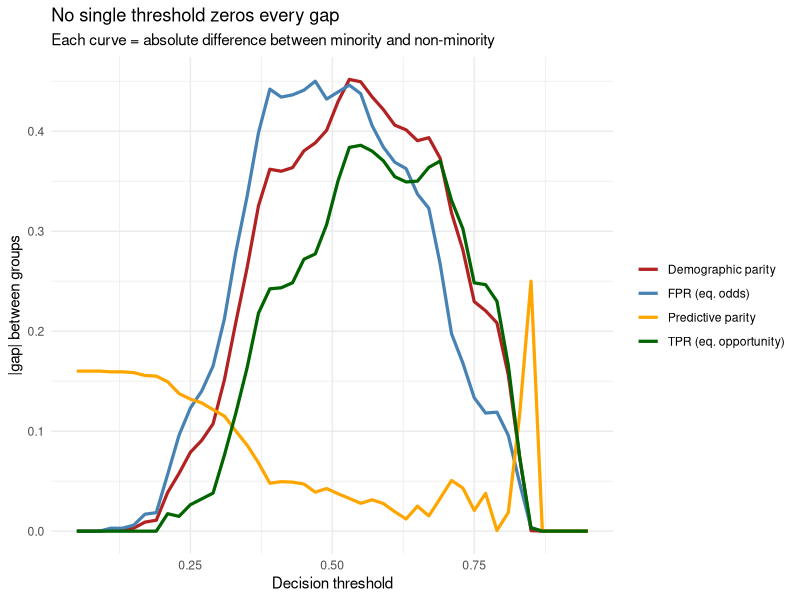
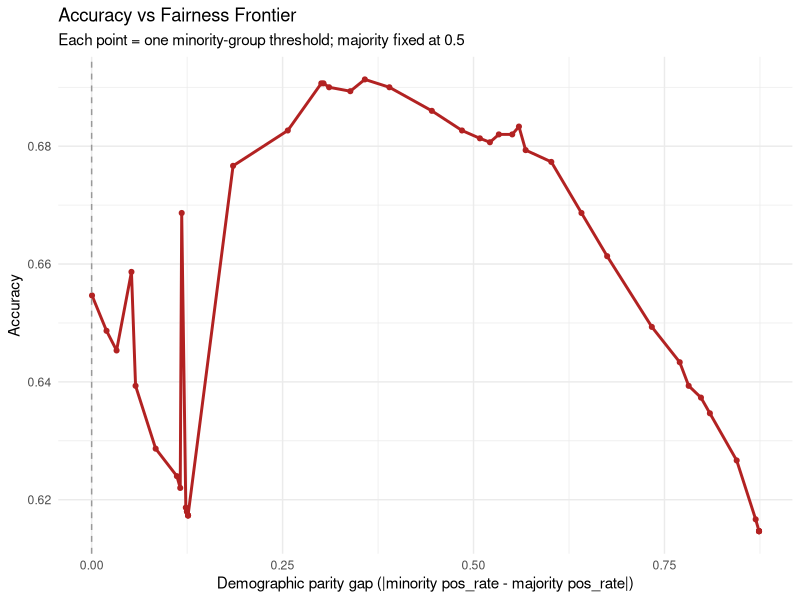

These figures' R source, in order:
# =============================================================================
# Module 11: Fairness Frameworks & Metrics
# Application: Three Fairness Criteria Walk Into a Dispatch System
# =============================================================================
#
# We reuse the driver-acceptance scenario from Modules 2 and 3. The model is
# fit without using race; the audit from Module 3 already showed the model
# discriminates anyway. This module asks: which formal definition of "fair"
# should we adopt — and what does each one cost?

library(tidyverse)

# =============================================================================
# PART 1: Rebuild the data and model from Modules 2-3
# =============================================================================

set.seed(2024)
n <- 5000

neighborhoods <- tibble(
  neighborhood   = c("Downtown", "Midtown", "Eastside", "Southside"),
  base_accept    = c(0.85, 0.78, 0.55, 0.40),
  pct_minority   = c(0.20, 0.35, 0.70, 0.85)
)

requests <- tibble(
  request_id = 1:n,
  neighborhood = sample(
    neighborhoods$neighborhood, n, replace = TRUE,
    prob = c(0.35, 0.30, 0.20, 0.15)
  )
) |>
  left_join(neighborhoods, by = "neighborhood") |>
  mutate(
    hour = sample(0:23, n, replace = TRUE),
    is_night = as.integer(hour >= 22 | hour <= 5),
    trip_distance_mi = pmax(rlnorm(n, meanlog = 1.2, sdlog = 0.6), 0.3),
    rider_rating = pmin(pmax(rnorm(n, mean = 4.7, sd = 0.4), 1), 5),
    logit_p = qlogis(base_accept) - 0.6 * is_night -
              0.15 * abs(trip_distance_mi - 4) +
              0.5 * (rider_rating - 4.7),
    accepted = rbinom(n, 1, plogis(logit_p)),
    is_minority = rbinom(n, 1, pct_minority)
  )

set.seed(123)
train_idx <- sample(1:n, 0.7 * n)
train <- requests[train_idx, ]
test  <- requests[-train_idx, ]

# Race-blind logistic regression
fit <- glm(accepted ~ neighborhood + is_night + trip_distance_mi + rider_rating,
           data = train, family = binomial)

test$pred_prob <- predict(fit, test, type = "response")
test$pred_class <- as.integer(test$pred_prob >= 0.5)


# =============================================================================
# PART 2: Compute the three fairness criteria
# =============================================================================

# A small helper that returns all the metrics we need per group
group_metrics <- function(df, threshold = 0.5) {
  df |>
    mutate(pred = as.integer(pred_prob >= threshold)) |>
    group_by(is_minority) |>
    summarise(
      n           = n(),
      base_rate   = mean(accepted),                              # P(Y=1 | A)
      pos_rate    = mean(pred),                                  # P(Yhat=1 | A)
      tpr         = sum(pred == 1 & accepted == 1) / sum(accepted == 1),
      fpr         = sum(pred == 1 & accepted == 0) / sum(accepted == 0),
      precision   = sum(pred == 1 & accepted == 1) / max(sum(pred == 1), 1),
      .groups = "drop"
    )
}

cat("\n--- Per-group metrics at threshold 0.5 ---\n")
m <- group_metrics(test, 0.5)
print(m)

# Demographic parity:  pos_rate equal across groups
# Equalized odds:      tpr AND fpr equal across groups
# Predictive parity:   precision equal across groups

cat("\n--- Fairness gaps at threshold 0.5 ---\n")
cat(sprintf("  Demographic parity gap (pos_rate):  %.3f\n",
            diff(m$pos_rate)))
cat(sprintf("  Equalized odds gap (TPR):           %.3f\n",
            diff(m$tpr)))
cat(sprintf("  Equalized odds gap (FPR):           %.3f\n",
            diff(m$fpr)))
cat(sprintf("  Predictive parity gap (precision):  %.3f\n",
            diff(m$precision)))


# =============================================================================
# PART 3: The impossibility result, empirically
# =============================================================================
#
# Sweep thresholds, compute every metric, and look at the gaps. We will see
# that no single threshold zeroes all three gaps simultaneously.

thresholds <- seq(0.05, 0.95, by = 0.02)

sweep <- map_dfr(thresholds, function(t) {
  g <- group_metrics(test, t)
  tibble(
    threshold        = t,
    dp_gap   = abs(diff(g$pos_rate)),
    tpr_gap  = abs(diff(g$tpr)),
    fpr_gap  = abs(diff(g$fpr)),
    prec_gap = abs(diff(g$precision)),
    accuracy = mean((test$pred_prob >= t) == test$accepted)
  )
})

cat("\n--- Best (closest-to-zero gap) thresholds for each criterion ---\n")
cat(sprintf("  Demographic parity (min |dp_gap|):    threshold = %.2f\n",
            sweep$threshold[which.min(sweep$dp_gap)]))
cat(sprintf("  Equalized TPR     (min |tpr_gap|):    threshold = %.2f\n",
            sweep$threshold[which.min(sweep$tpr_gap)]))
cat(sprintf("  Predictive parity (min |prec_gap|):   threshold = %.2f\n",
            sweep$threshold[which.min(sweep$prec_gap)]))

# Plot all the gaps as a function of threshold
sweep |>
  pivot_longer(c(dp_gap, tpr_gap, fpr_gap, prec_gap),
               names_to = "criterion", values_to = "gap") |>
  ggplot(aes(threshold, gap, color = criterion)) +
  geom_line(linewidth = 1.1) +
  scale_color_manual(values = c(
    dp_gap   = "firebrick",
    tpr_gap  = "darkgreen",
    fpr_gap  = "steelblue",
    prec_gap = "orange"
  ),
  labels = c(
    dp_gap   = "Demographic parity",
    fpr_gap  = "FPR (eq. odds)",
    prec_gap = "Predictive parity",
    tpr_gap  = "TPR (eq. opportunity)"
  )) +
  labs(title = "No single threshold zeros every gap",
       subtitle = "Each curve = absolute difference between minority and non-minority",
       x = "Decision threshold",
       y = "|gap| between groups",
       color = NULL) +
  theme_minimal()


# =============================================================================
# PART 4: Post-processing fix — group-specific thresholds for demographic parity
# =============================================================================
#
# Pick a different threshold for each group so the predicted positive rate
# matches across groups. Then measure what happens to accuracy and to the
# OTHER fairness criteria.

target_pos_rate <- mean(test$pred_class)  # the model's overall positive rate

# For each group, find the threshold that yields the target positive rate
threshold_for_group <- function(group_df, target) {
  ts <- seq(0, 1, by = 0.001)
  pos_rates <- sapply(ts, \(t) mean(group_df$pred_prob >= t))
  ts[which.min(abs(pos_rates - target))]
}

t_majority <- threshold_for_group(filter(test, is_minority == 0), target_pos_rate)
t_minority <- threshold_for_group(filter(test, is_minority == 1), target_pos_rate)

cat("\n--- Post-processing: per-group thresholds for demographic parity ---\n")
cat(sprintf("  Majority threshold: %.3f\n", t_majority))
cat(sprintf("  Minority threshold: %.3f\n", t_minority))

test$pred_postproc <- ifelse(test$is_minority == 1,
                              as.integer(test$pred_prob >= t_minority),
                              as.integer(test$pred_prob >= t_majority))

cat("\n--- After post-processing fix ---\n")
post_metrics <- test |>
  group_by(is_minority) |>
  summarise(
    n         = n(),
    pos_rate  = mean(pred_postproc),
    tpr       = sum(pred_postproc == 1 & accepted == 1) / sum(accepted == 1),
    fpr       = sum(pred_postproc == 1 & accepted == 0) / sum(accepted == 0),
    precision = sum(pred_postproc == 1 & accepted == 1) / max(sum(pred_postproc == 1), 1),
    .groups   = "drop"
  )
print(post_metrics)

cat(sprintf("\n  DP gap after fix:    %.3f (was %.3f)\n",
            diff(post_metrics$pos_rate),  diff(m$pos_rate)))
cat(sprintf("  TPR gap after fix:   %.3f (was %.3f)\n",
            diff(post_metrics$tpr),       diff(m$tpr)))
cat(sprintf("  Precision gap after: %.3f (was %.3f)\n",
            diff(post_metrics$precision), diff(m$precision)))

cat(sprintf("  Accuracy before:     %.3f\n",
            mean(test$pred_class == test$accepted)))
cat(sprintf("  Accuracy after fix:  %.3f\n",
            mean(test$pred_postproc == test$accepted)))


# =============================================================================
# PART 5: The accuracy–fairness frontier
# =============================================================================
#
# Sweep the *minority* threshold while holding the majority threshold fixed
# at 0.5; trace accuracy vs the demographic-parity gap. Each point on the
# curve is one possible operating policy.

t_min_grid <- seq(0.05, 0.95, by = 0.02)

frontier <- map_dfr(t_min_grid, function(tm) {
  pred <- ifelse(test$is_minority == 1,
                 as.integer(test$pred_prob >= tm),
                 as.integer(test$pred_prob >= 0.5))
  pos_rates <- tapply(pred, test$is_minority, mean)
  tibble(
    minority_threshold = tm,
    accuracy = mean(pred == test$accepted),
    dp_gap   = abs(pos_rates[1] - pos_rates[2])
  )
})

ggplot(frontier, aes(dp_gap, accuracy)) +
  geom_line(linewidth = 1, color = "firebrick") +
  geom_point(size = 1.4, color = "firebrick") +
  geom_vline(xintercept = 0, linetype = "dashed", color = "grey60") +
  labs(
    title = "Accuracy vs Fairness Frontier",
    subtitle = "Each point = one minority-group threshold; majority fixed at 0.5",
    x = "Demographic parity gap (|minority pos_rate - majority pos_rate|)",
    y = "Accuracy"
  ) +
  theme_minimal()


cat("\n")
cat("Key takeaways:\n")
cat("1. The same model has DIFFERENT 'fair' answers depending on which\n")
cat("   criterion you adopt. The criteria are mutually incompatible.\n")
cat("2. Closing the demographic parity gap forces the model to use HIGHER\n")
cat("   thresholds for one group, which hurts that group's TPR.\n")
cat("3. There is no statistical fix to the impossibility theorem. The\n")
cat("   choice of fairness criterion is a value judgment.\n")
cat("4. The accuracy-fairness frontier is what you actually have to pick\n")
cat("   a point on. The math shows the cost; humans pick the point.\n")
